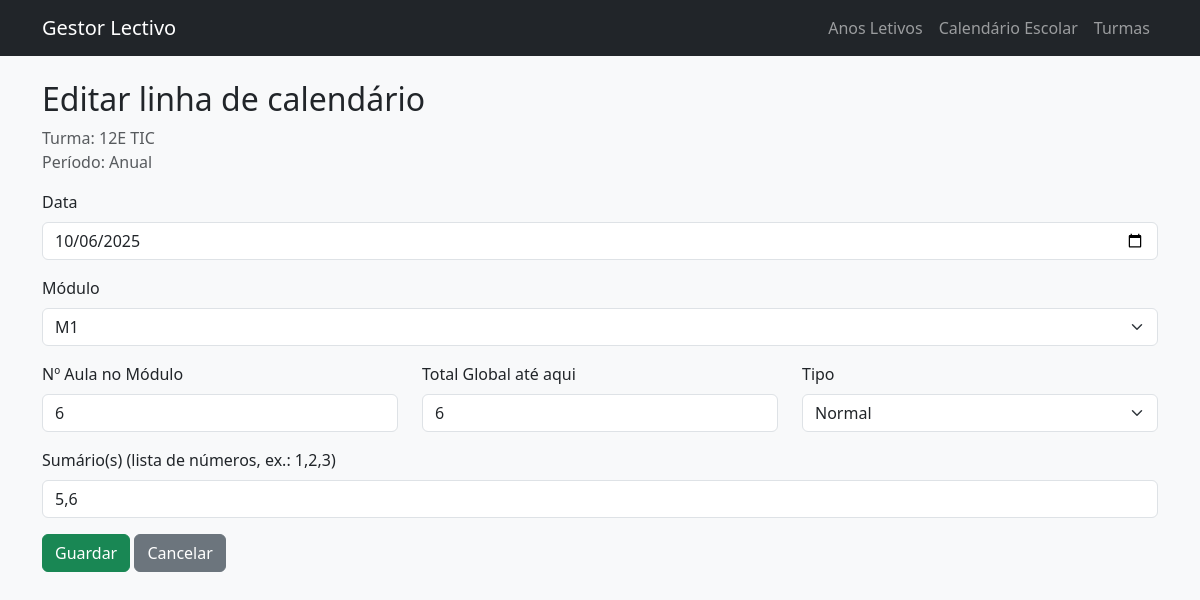
The app's page /turmas/1/calendario/3/edit, older data.
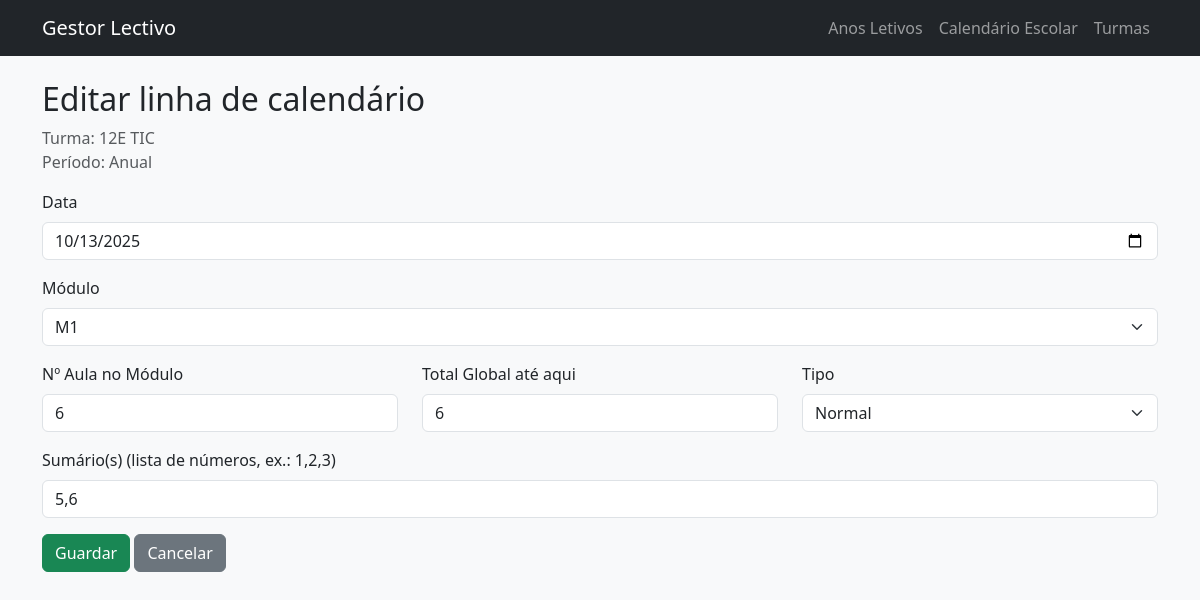
The same page, newer data.
### models.py (models this page shows)
class CalendarioAula(db.Model):
    __tablename__ = "calendario_aulas"
    id = db.Column(db.Integer, primary_key=True)
    turma_id = db.Column(db.Integer, db.ForeignKey("turmas.id"), nullable=False)
    periodo_id = db.Column(db.Integer, db.ForeignKey("periodos.id"), nullable=False)
    data = db.Column(db.Date, nullable=False)
    weekday = db.Column(db.Integer, nullable=False)
    modulo_id = db.Column(db.Integer, db.ForeignKey("modulos.id"))
    modulo = db.relationship("Modulo")
    numero_modulo = db.Column(db.Integer)
    total_geral = db.Column(db.Integer)
    sumarios = db.Column(db.String(255))
    tipo = db.Column(db.String(50), default="normal", nullable=False)
    observacoes = db.Column(db.Text)
    sumario = db.Column(db.Text)

class Modulo(db.Model):
    __tablename__ = "modulos"
    id = db.Column(db.Integer, primary_key=True)
    turma_id = db.Column(db.Integer, db.ForeignKey("turmas.id"), nullable=False)
    nome = db.Column(db.String(255), nullable=False)
    total_aulas = db.Column(db.Integer, nullable=False)
    tolerancia = db.Column(db.Integer, nullable=False, default=2)

### app.py (the view, shortened to what this page needs)
    @app.route("/turmas/<int:turma_id>/calendario/<int:aula_id>/edit", methods=["GET", "POST"])
    def calendario_edit(turma_id, aula_id):
        turma = Turma.query.get_or_404(turma_id)
        ano = turma.ano_letivo
        if ano and ano.fechado:
            flash("Ano letivo fechado: não é possível editar o calendário.", "error")
            return redirect(url_for("turma_calendario", turma_id=turma.id))
        aula = CalendarioAula.query.get_or_404(aula_id)
        if aula.turma_id != turma.id:
            flash("Linha de calendário não pertence a esta turma.", "error")
            return redirect(url_for("turma_calendario", turma_id=turma.id))
        periodo = Periodo.query.get_or_404(aula.periodo_id)
        modulos = garantir_modulos_para_turma(turma)
        if not modulos:
            flash("Cria módulos com carga horária antes de editar linhas.", "error")
            return redirect(url_for("turma_calendario", turma_id=turma.id))
        return render_template(
            "turmas/calendario_form.html",
            titulo="Editar linha de calendário",
            turma=turma,
            periodo=periodo,
            modulos=modulos,
            aula=aula,
        )

### calendario_service.py (called while the page is built, shortened)
def garantir_modulos_para_turma(turma: Turma) -> List[Modulo]:
    modulos: List[Modulo] = (
        Modulo.query.filter_by(turma_id=turma.id).order_by(Modulo.id).all()
    )
    if modulos:
        return modulos

### templates/turmas/calendario_form.html (shortened to what this page needs)
{% extends "base.html" %}
{% block content %}
<h2>{{ titulo }}</h2>
<p class="text-muted">
  Turma: {{ turma.nome }}<br>
  Período: {{ periodo.nome or (periodo.data_inicio|string + " - " + periodo.data_fim|string) }}
</p>
<form method="post">
  <div class="mb-3">
    <label class="form-label">Data</label>
    <input type="date" name="data" class="form-control"
           value="{{ aula.data.isoformat() if aula and aula.data }}">
  </div>
  <div class="mb-3">
    <label class="form-label">Módulo</label>
    <select name="modulo_id" class="form-select" required>
      {% for m in modulos %}
        <option value="{{ m.id }}"
          {% if aula and aula.modulo_id == m.id %}selected{% endif %}>
          {{ m.nome }}
        </option>
      {% endfor %}
    </select>
  </div>
  <div class="row">
    <div class="col-md-4 mb-3">
      <label class="form-label">Nº Aula no Módulo</label>
      <input type="number" name="numero_modulo" class="form-control"
             value="{{ aula.numero_modulo if aula and aula.numero_modulo is not none else '' }}">
    </div>
    <div class="col-md-4 mb-3">
      <label class="form-label">Total Global até aqui</label>
      <input type="number" name="total_geral" class="form-control"
             value="{{ aula.total_geral if aula and aula.total_geral is not none else '' }}">
    </div>
    <div class="col-md-4 mb-3">
      <label class="form-label">Tipo</label>
      <select name="tipo" class="form-select">
        {% set valor_tipo = aula.tipo if aula else "normal" %}
        <option value="normal" {% if valor_tipo == "normal" %}selected{% endif %}>Normal</option>
      </select>
    </div>
  </div>
  <div class="mb-3">
    <label class="form-label">Sumário(s) (lista de números, ex.: 1,2,3)</label>
    <input type="text" name="sumarios" class="form-control"
           value="{{ aula.sumarios if aula and aula.sumarios else '' }}">
  </div>
  <button type="submit" class="btn btn-success">Guardar</button>
  <a href="{{ url_for('turma_calendario',
                      turma_id=turma.id,
                      periodo_id=periodo.id) }}"
     class="btn btn-secondary">
    Cancelar
  </a>
</form>
{% endblock %}

Row changes from the older to the newer data that the page shows:
changed CalendarioAula "Normal": data "10/06/2025" → "10/13/2025"
